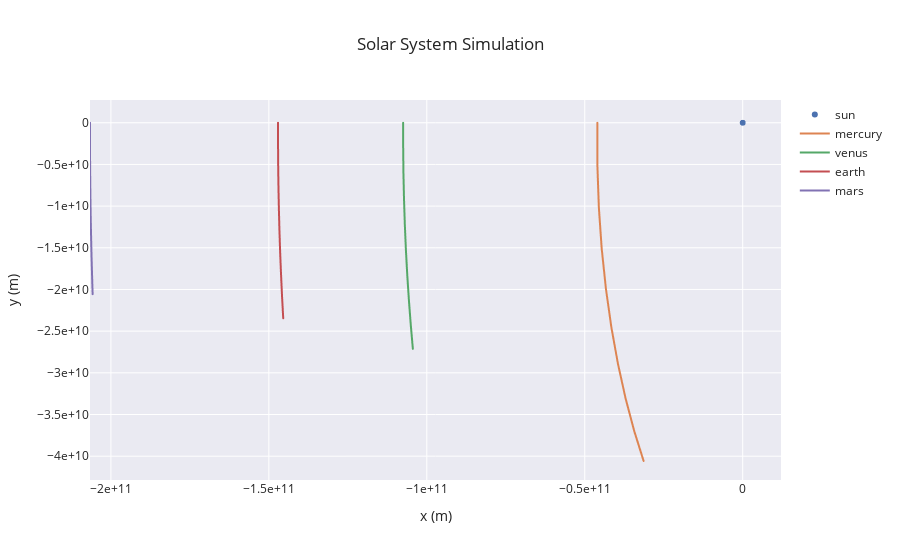

Source (notebook cell):
### Code cell
# Simulation parameters
dt = 86400  # 1 day in seconds
nt = 10  # Number of time steps
dim = 2  # Number of dimensions

# Initialize solar system
mass, particles, planets = init_solar_system(dim)

# Number of bodies
nbodies = particles.shape[0]

# Initialize the integrator
time_method = Euler_symplectic(dt, nbodies, dim, compute_energy)  # Replace `None` with the appropriate force computation method

# Arrays to store positions and velocities over time
coords = np.zeros((nt, nbodies, dim))
coords[0] = particles[:, :, 0]  # Initial positions

velocities = np.zeros((nt, nbodies, dim))
velocities[0] = particles[:, :, 1]  # Initial velocities

# Time-stepping loop
for i in range(nt - 1):
    time_method.update(mass, particles)
    coords[i + 1] = particles[:, :, 0]
    velocities[i + 1] = particles[:, :, 1]

# Plotting using Plotly
fig = go.Figure()

for i in range(len(planets)):
    mode = 'markers' if i == 0 else 'lines'
    fig.add_trace(go.Scattergl(
        x=coords[:, i, 0],  # x-coordinate
        y=coords[:, i, 1],  # y-coordinate
        mode=mode,
        name=planets[i]
    ))

fig.update_layout(title='Solar System Simulation')
fig.update_xaxes(title='x (m)', exponentformat='e')
fig.update_yaxes(title='y (m)', exponentformat='e')
fig.show()

### Figure 1 — Plotly figure (JSON) as saved in the notebook; plotly's stock layout.template omitted (floating-point values rounded to 4 significant figures)
{"data": [{"mode": "markers", "name": "sun", "type": "scattergl", "x": [0, 0, -221.3, -661.1, -1316.0, -2181.0, -3251.0, -4520.0, -5982.0, -7632.0], "y": [0, 0, -10.98, -43.44, -107.2, -211.3, -363.8, -572.0, -842.1, -1180.0]}, {"mode": "lines", "name": "mercury", "type": "scattergl", "x": [-46000000000, -46000000000, -45540000000.0, -44640000000.0, -43310000000.0, -41590000000.0, -39500000000.0, -37070000000.0, -34350000000.0, -31360000000.0], "y": [0, -5095872000, -10140000000.0, -15090000000.0, -19890000000.0, -24510000000.0, -28920000000.0, -33080000000.0, -36970000000.0, -40580000000.0]}, {"mode": "lines", "name": "venus", "type": "scattergl", "x": [-107480000000, -107480000000, -107400000000.0, -107200000000.0, -107000000000.0, -106600000000.0, -106200000000.0, -105700000000.0, -105100000000.0, -104400000000.0], "y": [0, -3046464000, -6090000000.0, -9130000000.0, -12160000000.0, -15180000000.0, -18190000000.0, -21190000000.0, -24170000000.0, -27130000000.0]}, {"mode": "lines", "name": "earth", "type": "scattergl", "x": [-147095000000, -147095000000, -147000000000.0, -147000000000.0, -146800000000.0, -146600000000.0, -146400000000.0, -146100000000.0, -145800000000.0, -145500000000.0], "y": [0, -2617920000, -5235000000.0, -7851000000.0, -10460000000.0, -13070000000.0, -15680000000.0, -18280000000.0, -20880000000.0, -23460000000.0]}, {"mode": "lines", "name": "mars", "type": "scattergl", "x": [-206620000000, -206620000000, -206600000000.0, -206600000000.0, -206500000000.0, -206400000000.0, -206300000000.0, -206100000000.0, -206000000000.0, -205800000000.0], "y": [0, -2289600000, -4579000000.0, -6868000000.0, -9156000000.0, -11440000000.0, -13730000000.0, -16010000000.0, -18300000000.0, -20580000000.0]}], "layout": {"title": {"text": "Solar System Simulation"}, "xaxis": {"exponentformat": "e", "title": {"text": "x (m)"}}, "yaxis": {"exponentformat": "e", "title": {"text": "y (m)"}}}}
